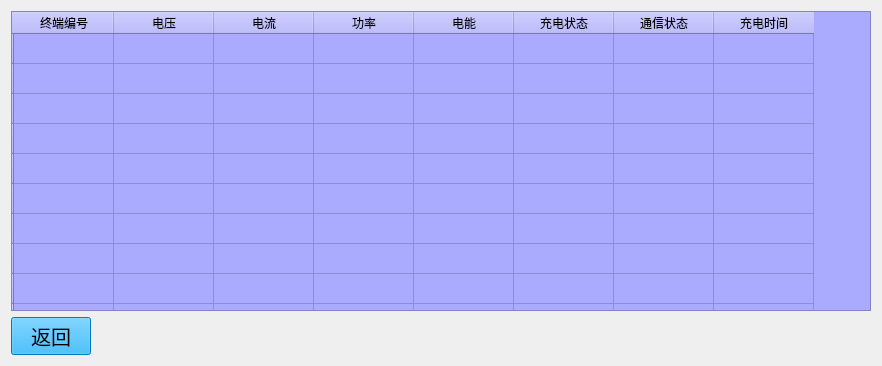
<?xml version="1.0" encoding="UTF-8"?>
<ui version="4.0">
 <class>TerminalInformationSurvey</class>
 <widget class="QWidget" name="TerminalInformationSurvey">
  <property name="geometry">
   <rect>
    <x>0</x>
    <y>0</y>
    <width>882</width>
    <height>366</height>
   </rect>
  </property>
  <property name="windowTitle">
   <string>Form</string>
  </property>
  <layout class="QVBoxLayout" name="verticalLayout">
   <property name="sizeConstraint">
    <enum>QLayout::SetMinAndMaxSize</enum>
   </property>
   <item>
    <widget class="QTableWidget" name="tableWidget">
     <property name="styleSheet">
      <string notr="true">background-color: rgb(170, 170, 255);</string>
     </property>
     <property name="verticalScrollBarPolicy">
      <enum>Qt::ScrollBarAlwaysOff</enum>
     </property>
     <property name="horizontalScrollBarPolicy">
      <enum>Qt::ScrollBarAlwaysOff</enum>
     </property>
     <row>
      <property name="text">
       <string/>
      </property>
     </row>
     <row>
      <property name="text">
       <string/>
      </property>
     </row>
     <row>
      <property name="text">
       <string/>
      </property>
     </row>
     <row>
      <property name="text">
       <string/>
      </property>
     </row>
     <row>
      <property name="text">
       <string/>
      </property>
     </row>
     <row>
      <property name="text">
       <string/>
      </property>
     </row>
     <row>
      <property name="text">
       <string/>
      </property>
     </row>
     <row>
      <property name="text">
       <string/>
      </property>
     </row>
     <row>
      <property name="text">
       <string/>
      </property>
     </row>
     <row>
      <property name="text">
       <string/>
      </property>
     </row>
     <column>
      <property name="text">
       <string>终端编号</string>
      </property>
     </column>
     <column>
      <property name="text">
       <string>电压</string>
      </property>
     </column>
     <column>
      <property name="text">
       <string>电流</string>
      </property>
     </column>
     <column>
      <property name="text">
       <string>功率</string>
      </property>
     </column>
     <column>
      <property name="text">
       <string>电能</string>
      </property>
     </column>
     <column>
      <property name="text">
       <string>充电状态</string>
      </property>
     </column>
     <column>
      <property name="text">
       <string>通信状态</string>
      </property>
     </column>
     <column>
      <property name="text">
       <string>充电时间</string>
      </property>
     </column>
    </widget>
   </item>
   <item>
    <layout class="QHBoxLayout" name="horizontalLayout_2">
     <property name="sizeConstraint">
      <enum>QLayout::SetMinAndMaxSize</enum>
     </property>
     <item>
      <widget class="QPushButton" name="pushButtonReturn">
       <property name="focusPolicy">
        <enum>Qt::NoFocus</enum>
       </property>
       <property name="styleSheet">
        <string notr="true">QPushButton { background-color: rgb(0, 170, 255); color: rgb(0, 0, 0); } 
QPushButton:hover { background-color: rgb(0,0,127); color:rgb(255, 255, 255);} 
QPushButton {font: 15pt ; } </string>
       </property>
       <property name="text">
        <string>返回</string>
       </property>
      </widget>
     </item>
     <item>
      <spacer name="horizontalSpacer">
       <property name="orientation">
        <enum>Qt::Horizontal</enum>
       </property>
       <property name="sizeHint" stdset="0">
        <size>
         <width>558</width>
         <height>20</height>
        </size>
       </property>
      </spacer>
     </item>
    </layout>
   </item>
  </layout>
 </widget>
 <resources/>
 <connections/>
</ui>
